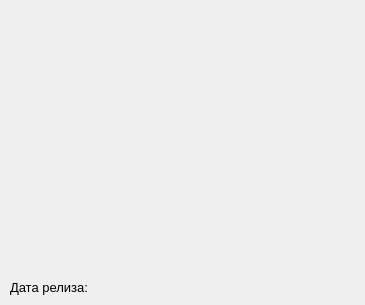
<?xml version="1.0" encoding="UTF-8"?>
<ui version="4.0">
 <class>Help</class>
 <widget class="QWidget" name="Help">
  <property name="enabled">
   <bool>true</bool>
  </property>
  <property name="geometry">
   <rect>
    <x>0</x>
    <y>0</y>
    <width>365</width>
    <height>305</height>
   </rect>
  </property>
  <property name="sizePolicy">
   <sizepolicy hsizetype="Fixed" vsizetype="Fixed">
    <horstretch>0</horstretch>
    <verstretch>0</verstretch>
   </sizepolicy>
  </property>
  <property name="minimumSize">
   <size>
    <width>365</width>
    <height>305</height>
   </size>
  </property>
  <property name="maximumSize">
   <size>
    <width>365</width>
    <height>305</height>
   </size>
  </property>
  <property name="windowTitle">
   <string>About</string>
  </property>
  <property name="windowIcon">
   <iconset>
    <normaloff>:/pictures/pictures/question.png</normaloff>:/pictures/pictures/question.png</iconset>
  </property>
  <widget class="QLabel" name="label_Date">
   <property name="geometry">
    <rect>
     <x>10</x>
     <y>280</y>
     <width>161</width>
     <height>16</height>
    </rect>
   </property>
   <property name="text">
    <string>&lt;html&gt;&lt;head/&gt;&lt;body&gt;&lt;p&gt;&lt;span style=&quot; font-size:10pt;&quot;&gt;Дата релиза: &lt;/span&gt;&lt;/p&gt;&lt;/body&gt;&lt;/html&gt;</string>
   </property>
  </widget>
 </widget>
 <resources/>
 <connections/>
</ui>
